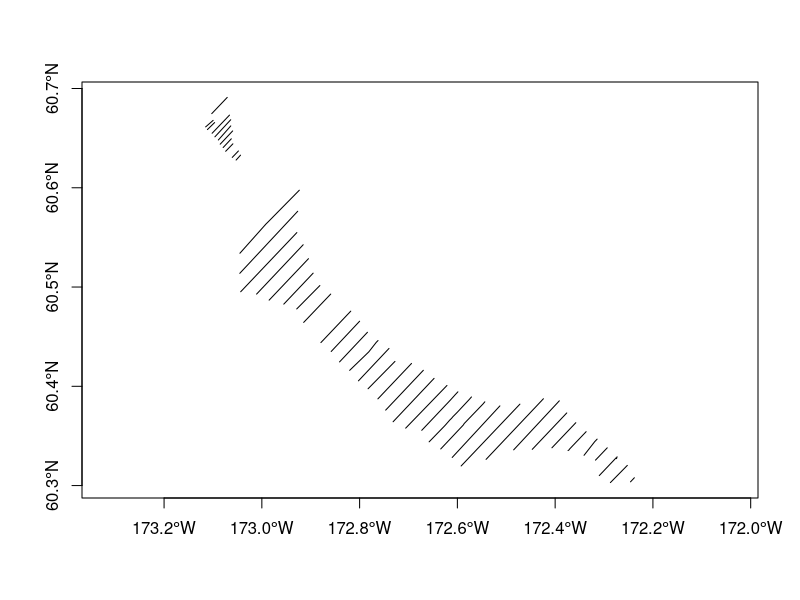
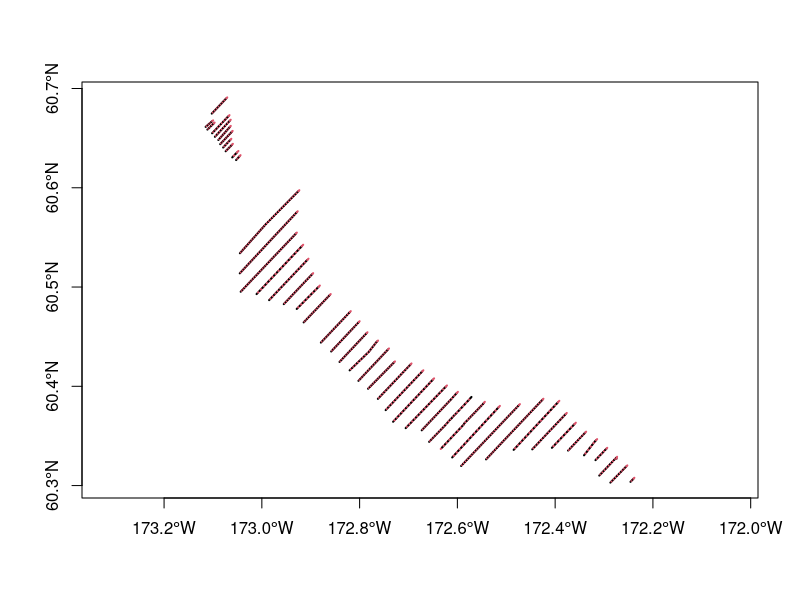
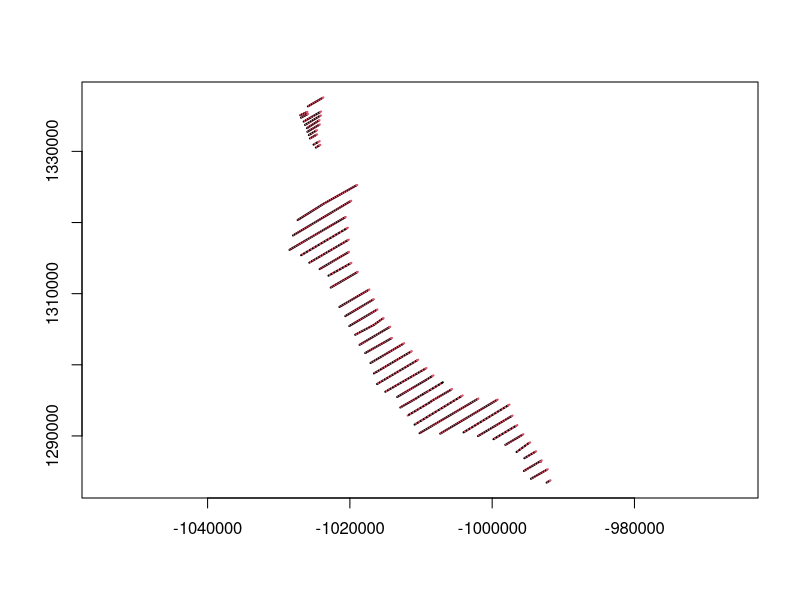
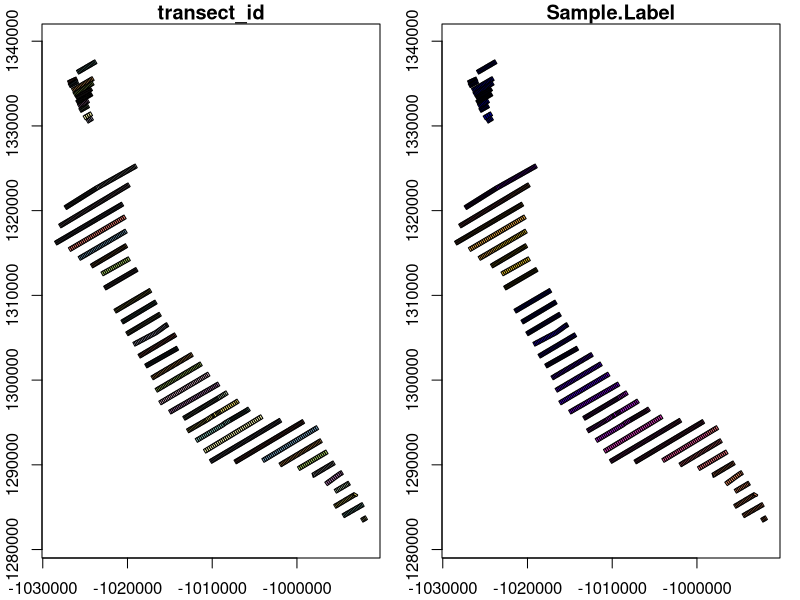
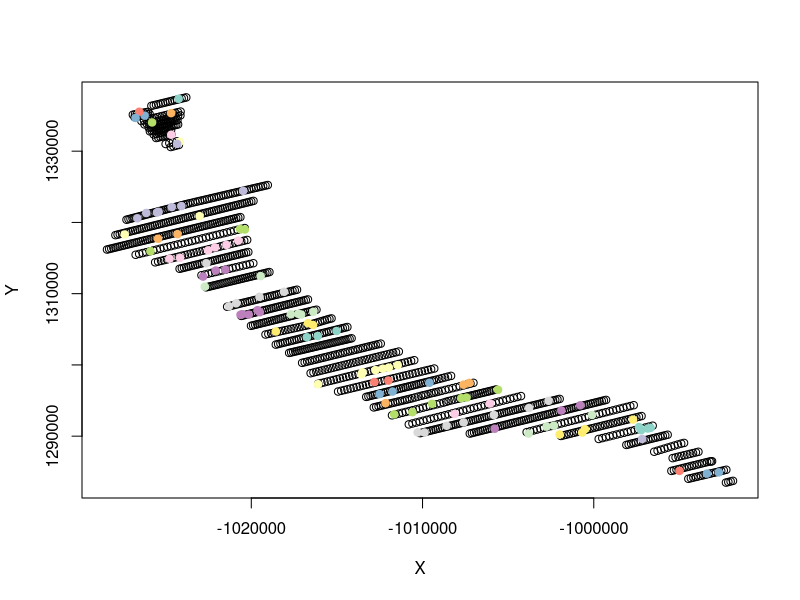

Reproduce these figures in R, in order.
# example of segmenting transects

# for spatial things
library(sf)
library(dplyr)


# 1. getting the data into an sf-compatible format

# load the data
# here we have 2 rows per transect, so we need to make those two
# rows into a single line, which we do below...
transects <- read.csv("All_Waypoints_2003_Converted_RMR2018.csv")

# select only the columns we want
transects <- transects %>%
  # make a new column called transect_id, combining
  # the transect, site and repeat number
  mutate(transect_id = paste0(SITE, "-", TRANSECT, "-", REP)) %>%
  mutate(long     = wgs84_x,
         lat      = wgs84_y) %>%
  select(transect_id, lat, long)

# some lines have only 1 waypoint, so something is wrong
# just going to remove them for now
tr_names <- names(table(transects$transect_id))
tr_keep <- tr_names[which(table(transects$transect_id)!=1)]
transects <- subset(transects, transect_id %in% tr_keep)

# make that data.frame into a spatial object
# for now just using lat/long in WGS84
transects <- transects %>%
  st_as_sf(coords=c("long", "lat")) %>%
  st_set_crs(4326)
# make that into some lines
transects_sf <- transects %>%
  group_by(transect_id) %>%
  summarise(do_union = FALSE) %>%
  st_cast("LINESTRING")

# plot to check what we have is right
plot(st_geometry(transects_sf), axes=TRUE)

# 2. split the lines

# use st_segmentize to take each transect and make mini-lines from them
# note that we are setting the *maximum* length of the segments, so not all
# segments will be the same length (I think the algorithm tries to get each
# segment as close to 250m as possible)
segs_line <- transects_sf %>%
  st_segmentize(dfMaxLength=units::set_units(250, m))

# then need this function to turn those multilines into single lines
# one per row...
# function borrowed from:
# https://dieghernan.github.io/201905_Cast-to-subsegments/
stdh_cast_substring <- function(x, to = "MULTILINESTRING") {
  ggg <- st_geometry(x)

  if (!unique(st_geometry_type(ggg)) %in% c("POLYGON", "LINESTRING")) {
    stop("Input should be  LINESTRING or POLYGON")
  }
  for (k in 1:length(st_geometry(ggg))) {
    sub <- ggg[k]
    geom <- lapply(
      1:(length(st_coordinates(sub)[, 1]) - 1),
      function(i)
        rbind(
          as.numeric(st_coordinates(sub)[i, 1:2]),
          as.numeric(st_coordinates(sub)[i + 1, 1:2])
        )
    ) %>%
      st_multilinestring() %>%
      st_sfc()

    if (k == 1) {
      endgeom <- geom
    }
    else {
      endgeom <- rbind(endgeom, geom)
    }
  }
  endgeom <- endgeom %>% st_sfc(crs = st_crs(x))
  if (class(x)[1] == "sf") {
    endgeom <- st_set_geometry(x, endgeom)
  }
  if (to == "LINESTRING") {
    endgeom <- endgeom %>% st_cast("LINESTRING")
  }
  return(endgeom)
}

# apply that over the segments to separate them
segs_line <- segs_line %>%
  stdh_cast_substring(to="LINESTRING")

# note that this plot now takes longer as we have lots of segments
# also note alternating colours
plot(st_geometry(segs_line), col=1:2, lwd=2, axes=TRUE)

# add a column with a label for the segments
segs_line$Sample.Label <- 1:nrow(segs_line)

# now project using Alaska Albers in metres
# see https://spatialreference.org/ for more information to get
# the ESPG number or CRS string to give to st_transform
segs_line_proj <- segs_line %>%
  st_transform(3338)

# check that worked using a plot, note the difference in axis scale
plot(st_geometry(segs_line_proj), col=1:2, lwd=2, axes=TRUE)

# now take those line segments and turn them into little boxes
# set the width of those boxes to be 250 metres, need to also set
# the endCapStyle so either end is flat
segs_buff <- segs_line_proj %>%
  st_buffer(250, endCapStyle="FLAT")
plot(segs_buff, axes=TRUE)

# 3. export for DSM, need to find centroids and lengths

# first get the centroids
segs_centroids <- segs_buff %>%
  st_centroid()
# add column for effort
segs_centroids$Effort <- as.numeric(st_length(segs_line))

# now make a data.frame with that information in it
# first get the non-geo data
segs_dsm <- st_drop_geometry(segs_centroids)
# then add the geo data to it as extra columns
segs_dsm <- cbind(segs_dsm, st_coordinates(segs_centroids))
# check that's what we want
head(segs_dsm)

# 4. linking observations and segments

# first generating some fake data, you will have points for
# your observations
bbox <- st_bbox(segs_buff)
dat <- data.frame(x=runif(2000, bbox[1], bbox[3]),
                  y=runif(2000, bbox[2], bbox[4]))
dat <- dat %>%
  st_as_sf(coords=c("x", "y")) %>%
  st_set_crs(3338)

dat <- st_join(dat, segs_buff, join=st_within)
dat <- dat[!is.na(dat$transect_id),]
dat$transect_id <- NULL
dat$Sample.Label <- NULL
## fake data generation done

# which points are in which segments
dat <- st_join(dat, segs_buff, join=st_within)

# plot the data and segment buffers
plot(st_coordinates(segs_centroids), axes=TRUE)
plot(dat, add=TRUE, pch=19)

# looking at dat we now have a Sample.Label column with the
# segment the observation was seen in
head(dat)
